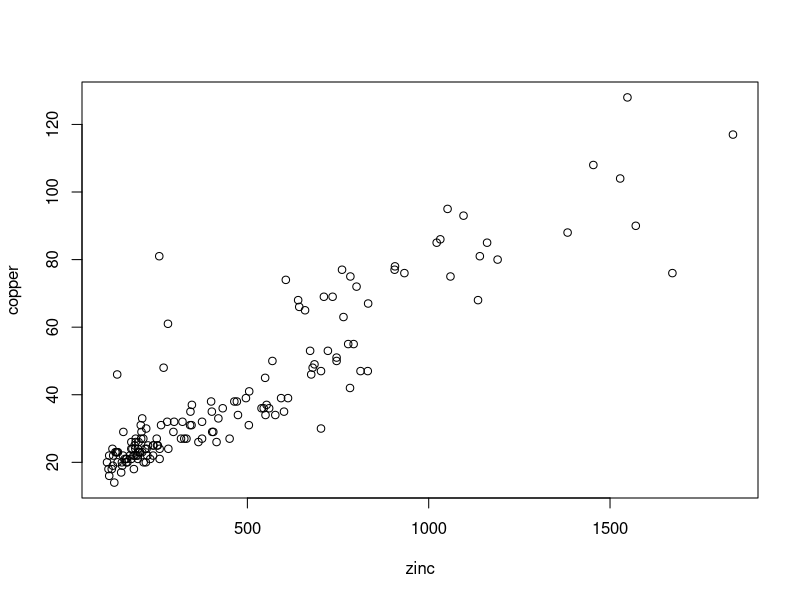
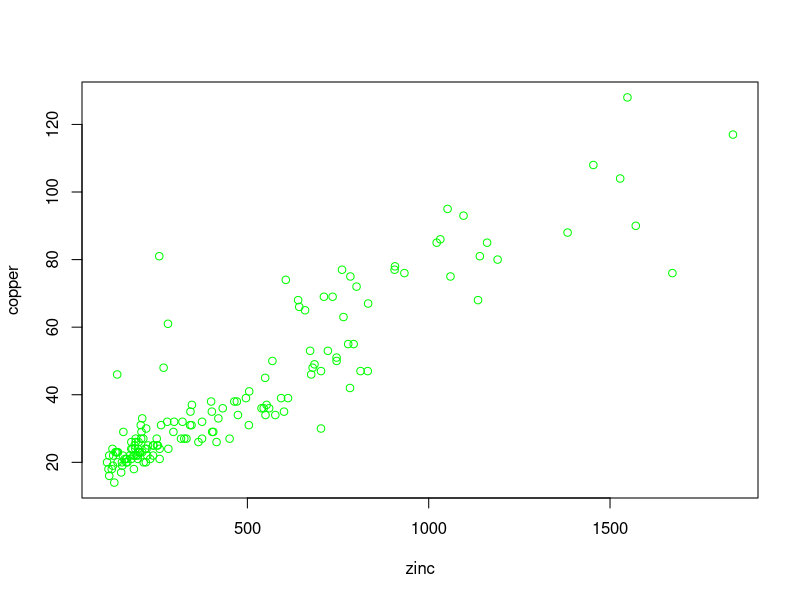
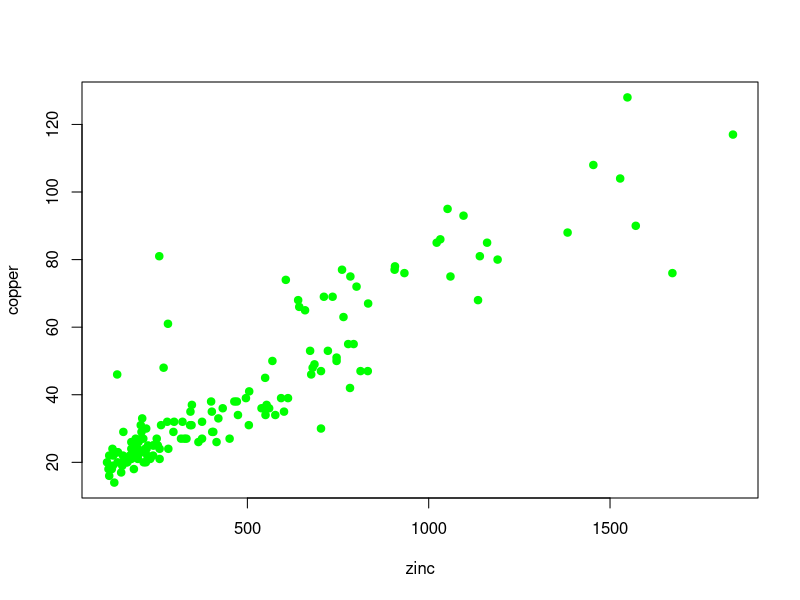
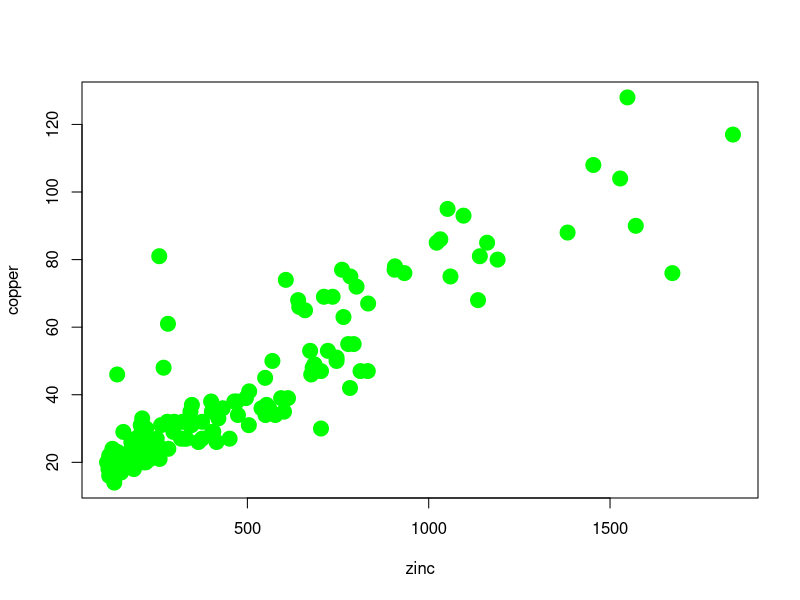

Generate these figures, in order, with R:

install.packages("sp")

library(sp)
data(meuse)

# let's see how the meuse dataset is structured:
meuse

# let's look at the first row of the set
head(meuse)

#let's plot two variables
#let's see if the zin concentration is related to that of copper
attach(meuse)
plot(zinc,copper)
plot(zinc,copper,col="green")
plot(zinc,copper,col="green",pch=19)
plot(zinc,copper,col="green",pch=19,cex=2)
